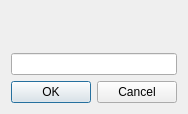
<?xml version="1.0" encoding="UTF-8"?>
<ui version="4.0">
 <class>Dialog</class>
 <widget class="QDialog" name="Dialog">
  <property name="geometry">
   <rect>
    <x>0</x>
    <y>0</y>
    <width>184</width>
    <height>114</height>
   </rect>
  </property>
  <property name="windowTitle">
   <string>Dialog</string>
  </property>
  <layout class="QVBoxLayout" name="verticalLayout">
   <item>
    <widget class="QLabel" name="label">
     <property name="text">
      <string/>
     </property>
    </widget>
   </item>
   <item>
    <widget class="QLineEdit" name="lineEdit"/>
   </item>
   <item>
    <widget class="QDialogButtonBox" name="buttonBox">
     <property name="orientation">
      <enum>Qt::Horizontal</enum>
     </property>
     <property name="standardButtons">
      <set>QDialogButtonBox::Cancel|QDialogButtonBox::Ok</set>
     </property>
    </widget>
   </item>
  </layout>
 </widget>
 <resources/>
 <connections>
  <connection>
   <sender>buttonBox</sender>
   <signal>accepted()</signal>
   <receiver>Dialog</receiver>
   <slot>accept()</slot>
   <hints>
    <hint type="sourcelabel">
     <x>248</x>
     <y>254</y>
    </hint>
    <hint type="destinationlabel">
     <x>157</x>
     <y>274</y>
    </hint>
   </hints>
  </connection>
  <connection>
   <sender>buttonBox</sender>
   <signal>rejected()</signal>
   <receiver>Dialog</receiver>
   <slot>reject()</slot>
   <hints>
    <hint type="sourcelabel">
     <x>316</x>
     <y>260</y>
    </hint>
    <hint type="destinationlabel">
     <x>286</x>
     <y>274</y>
    </hint>
   </hints>
  </connection>
 </connections>
</ui>
